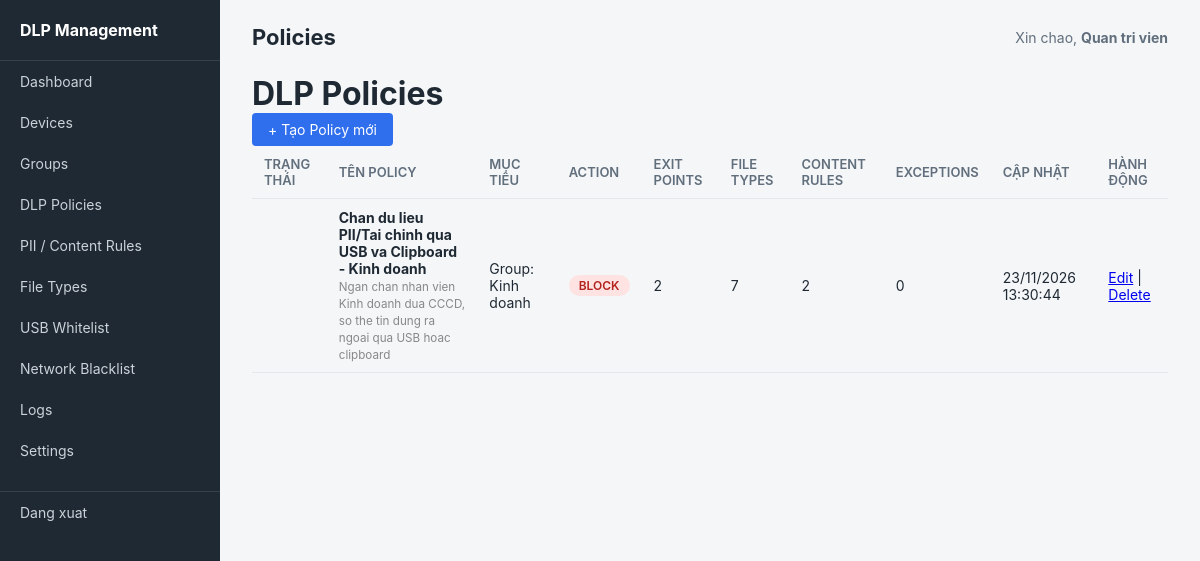
The app's page /admin/policies.php (signed in) with its own data.
### tables this page shows
CREATE TABLE dlp_policies (
    id                  INT PRIMARY KEY AUTO_INCREMENT,
    name                VARCHAR(150) NOT NULL,
    description         TEXT,
    target_type         ENUM('GROUP','DEVICE') NOT NULL,
    target_group_id     INT DEFAULT NULL,
    action              ENUM('BLOCK','REPORT_ONLY') NOT NULL DEFAULT 'REPORT_ONLY',
    is_active           BOOLEAN DEFAULT TRUE,
    created_by          VARCHAR(100),
    created_at          DATETIME DEFAULT CURRENT_TIMESTAMP,
    updated_at          DATETIME DEFAULT CURRENT_TIMESTAMP ON UPDATE CURRENT_TIMESTAMP,
    FOREIGN KEY (target_group_id) REFERENCES groups(id) ON DELETE CASCADE
);

CREATE TABLE groups (
    id              INT PRIMARY KEY AUTO_INCREMENT,
    name            VARCHAR(100) NOT NULL UNIQUE,
    description     TEXT,
    created_at      DATETIME DEFAULT CURRENT_TIMESTAMP
);

### includes/helpers.php (called while the page is built, shortened)
<?php
function h(?string $value): string {
    return htmlspecialchars($value ?? '', ENT_QUOTES, 'UTF-8');
}
function action_badge_class(string $action): string {
    return match ($action) {
        'BLOCK'        => 'badge-blocked',
        'REPORT_ONLY'  => 'badge-monitored',
        default        => '',
    };
}
function format_datetime(?string $dt): string {
    return date('d/m/Y H:i:s', strtotime($dt));
}

### admin/policies.php (the view, shortened to what this page needs)
<?php
require_once __DIR__ . '/../config/database.php';
require_once __DIR__ . '/../includes/helpers.php';
$sql = "
    SELECT
        p.*,
        g.name AS group_name,
        (SELECT COUNT(*) FROM dlp_policy_exit_points WHERE policy_id = p.id) AS exit_point_count,
        (SELECT COUNT(*) FROM dlp_policy_file_types WHERE policy_id = p.id) AS file_type_count,
        (SELECT COUNT(*) FROM dlp_policy_content_rules WHERE policy_id = p.id) AS rule_count,
        (SELECT COUNT(*) FROM dlp_policy_devices WHERE policy_id = p.id) AS device_target_count,
        (SELECT COUNT(*) FROM dlp_policy_exceptions WHERE policy_id = p.id) AS exception_count
    FROM dlp_policies p
    LEFT JOIN groups g ON p.target_group_id = g.id
    ORDER BY p.created_at DESC
";
$policies = $pdo->query($sql)->fetchAll();
require_once __DIR__ . '/../includes/layout_header.php';
?>
<div class="page-header">
    <h1>DLP Policies</h1>
    <a href="policy_form.php" class="btn btn-primary">+ Tạo Policy mới</a>
</div>
<table class="data-table">
    <thead>
        <tr>
            <th>Trạng thái</th>
            <th>Tên Policy</th>
            <th>Mục tiêu</th>
            <th>Action</th>
            <th>Exit Points</th>
            <th>File Types</th>
            <th>Content Rules</th>
            <th>Exceptions</th>
            <th>Cập nhật</th>
            <th>Hành động</th>
        </tr>
    </thead>
    <tbody>
        <?php foreach ($policies as $p): ?>
        <tr>
            <td>
            </td>
            <td><strong><?= h($p['name']) ?></strong><br><small style="color:#888;"><?= h($p['description']) ?></small></td>
            <td>
                <?php if ($p['target_type'] === 'GROUP'): ?>
                    Group: <?= h($p['group_name'] ?? '(đã xóa)') ?>
                <?php else: ?>
                    <?= $p['device_target_count'] ?> thiết bị cụ thể
                <?php endif; ?>
            </td>
            <td><span class="badge <?= action_badge_class($p['action']) ?>"><?= h($p['action']) ?></span></td>
            <td><?= $p['exit_point_count'] ?></td>
            <td><?= $p['file_type_count'] ?></td>
            <td><?= $p['rule_count'] ?></td>
            <td><?= $p['exception_count'] ?></td>
            <td><?= format_datetime($p['updated_at']) ?></td>
            <td>
                <a href="policy_form.php?id=<?= $p['id'] ?>">Edit</a> |
                <a href="?delete=<?= $p['id'] ?>" onclick="return confirm('Xóa policy này?')">Delete</a>
            </td>
        </tr>
        <?php endforeach; ?>
    </tbody>
</table>
<?php require_once __DIR__ . '/../includes/layout_footer.php'; ?>

### admin/assets/style.css (style rules this page uses)
* { box-sizing: border-box; margin: 0; padding: 0; }
body { font-family: -apple-system, "Segoe UI", Roboto, Arial, sans-serif; background: #f4f6f8; color: #1f2933; }
table { width: 100%; border-collapse: collapse; font-size: 14px; }
th, td { text-align: left; padding: 10px 12px; border-bottom: 1px solid #e4e7eb; }
th { color: #616e7c; font-weight: 600; font-size: 13px; text-transform: uppercase; }
.btn { display: inline-block; padding: 8px 16px; border-radius: 4px; border: none; font-size: 14px; cursor: pointer; text-decoration: none; }
.btn-primary { background: #2f6fed; color: #fff; }
.badge { display: inline-block; padding: 3px 10px; border-radius: 12px; font-size: 12px; font-weight: 600; }
.badge-blocked { background: #ffe3e3; color: #b3221d; }

### records on screen
dlp_policies: name "Chan du lieu PII/Tai chinh qua USB va Clipboard - Kinh doanh", description "Ngan chan nhan vien Kinh doanh dua CCCD, so the tin dung ra ngoai qua USB hoac clipboard", target_group.name "Kinh doanh", action "BLOCK", exit_point_count "2", file_type_count "7", rule_count "2", exception_count "0", updated_at "23/11/2026 13:30:44"

### other values on screen
$item['label'] "Dashboard"
$item['label'] "Devices"
$item['label'] "Groups"
$item['label'] "DLP Policies"
$item['label'] "PII / Content Rules"
$item['label'] "File Types"
$item['label'] "USB Whitelist"
$item['label'] "Network Blacklist"
$item['label'] "Logs"
$item['label'] "Settings"
$pageTitle "Policies"
current_admin_name() "Quan tri vien"
